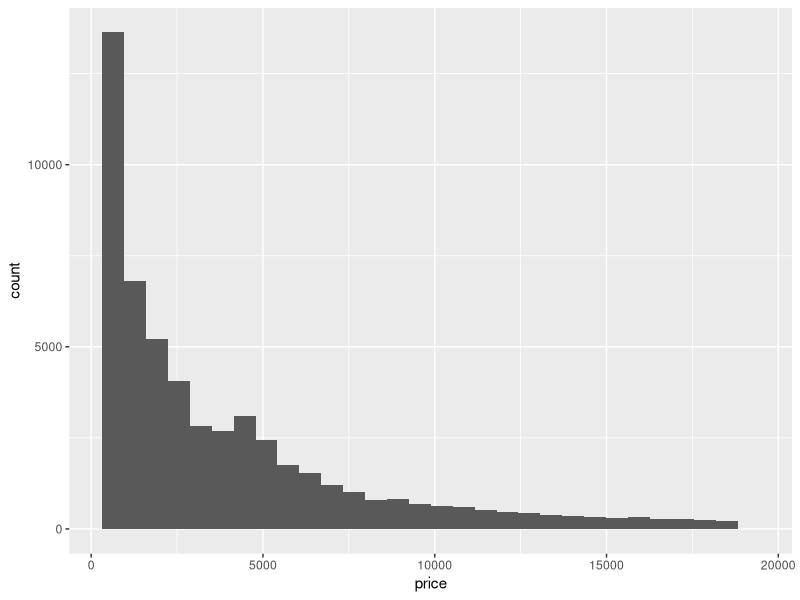
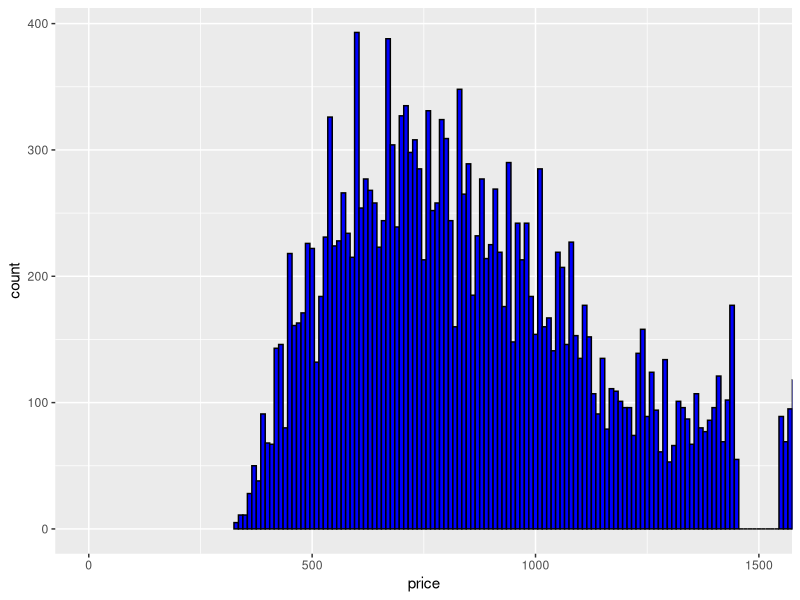
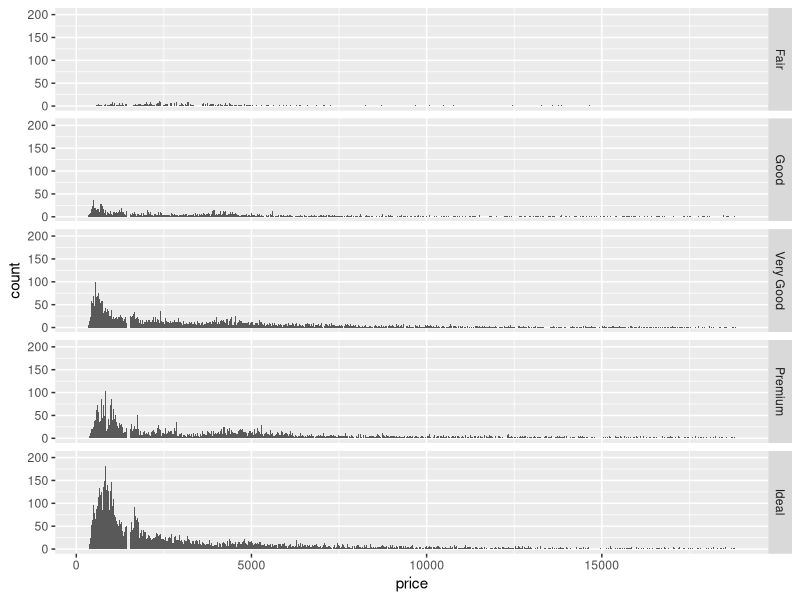
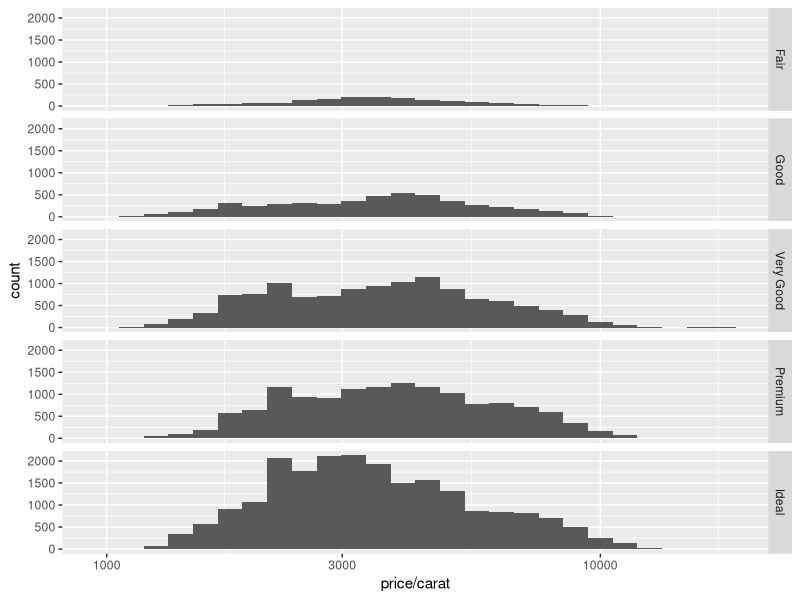
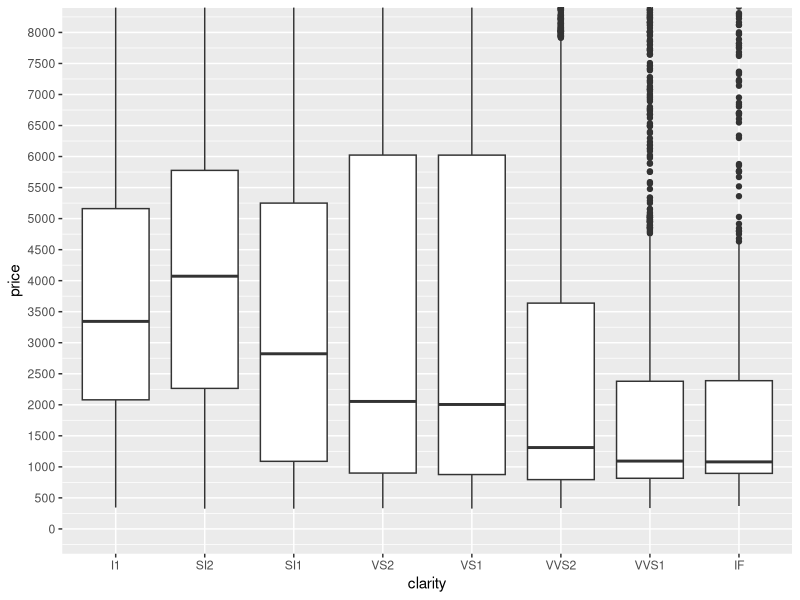
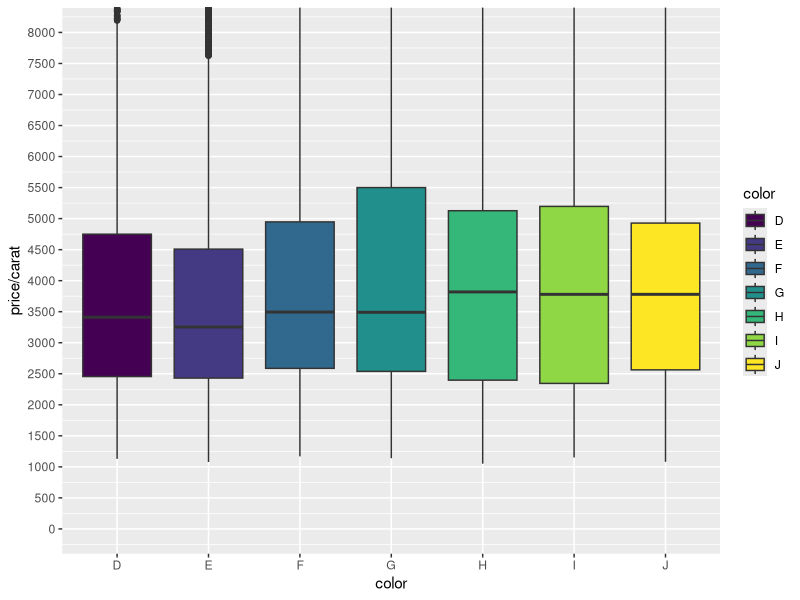
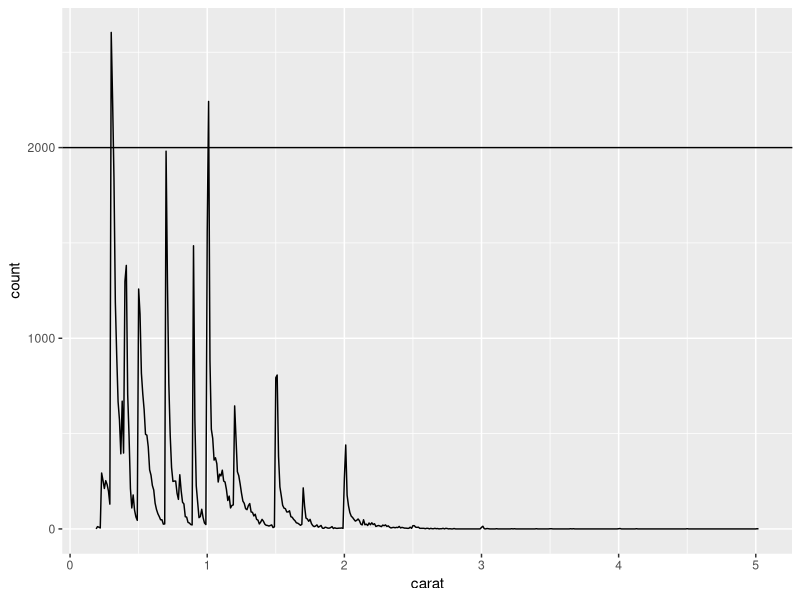

Source code (R) for these figures, in order:
## ---- chunk 1
library(ggplot2)
data("diamonds")
summary(diamonds)
## ---- chunk 2
ggplot(data = diamonds, x = price, aes(price)) + geom_histogram()
## ---- chunk 3
nrow(subset(diamonds, price < 500))
nrow(subset(diamonds, price < 250))
nrow(subset(diamonds, price >= 15000))
## ---- chunk 4
ggplot(diamonds) + geom_histogram(aes(x=price), binwidth = 10, 
                                  color = "black", fill = "blue") + 
  coord_cartesian(xlim=c(0,1500))
## ---- chunk 5
ggplot(diamonds) + geom_histogram(aes(x=price), binwidth = 10) +
  facet_grid(diamonds$cut~.)

## ---- chunk 6
diamonds[which.max(diamonds$price),]
diamonds[which.min(diamonds$price),]
by(diamonds$price,diamonds$cut,summary)
## ---- chunk 7
ggplot(diamonds) + geom_histogram(aes(x=price/carat), binwidth = 0.05) + 
  scale_x_log10() + 
  facet_grid(cut ~ .) 

## ---- chunk 8
ggplot(diamonds) + geom_boxplot(aes(x=clarity,y=price), binwidth = 10) + 
  coord_cartesian(ylim = c(0, 8000)) + 
  scale_y_continuous(breaks = seq(0,8000,500))
## ---- chunk 9
IQR(subset(diamonds, color=='D')$price)
## ---- chunk 10
ggplot(diamonds) + geom_boxplot(aes(x=color,y=price/carat, fill = color), binwidth = 10) + 
  coord_cartesian(ylim = c(0, 8000)) + 
  scale_y_continuous(breaks = seq(0,8000,500))

## ---- chunk 11
ggplot(diamonds) + geom_freqpoly(aes(x = carat), binwidth = 0.01) +
  geom_hline(aes(yintercept=2000)) # 辅助线
